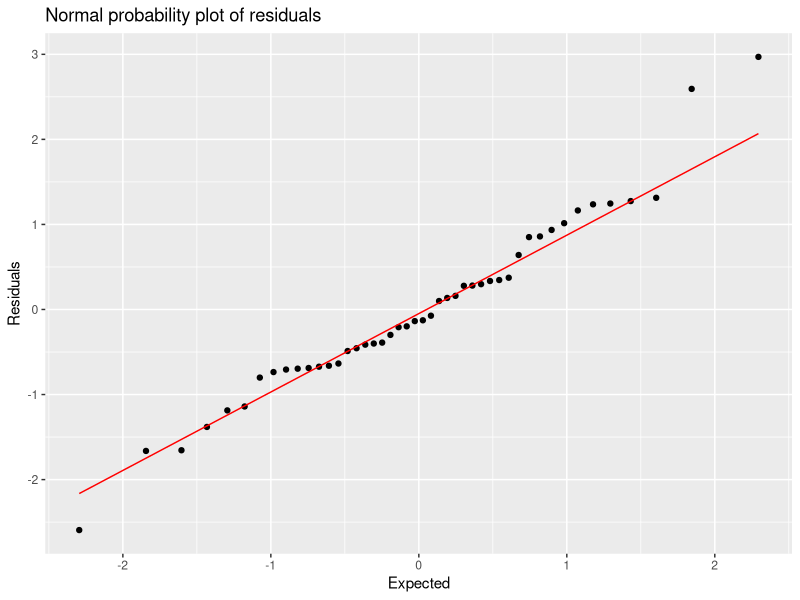
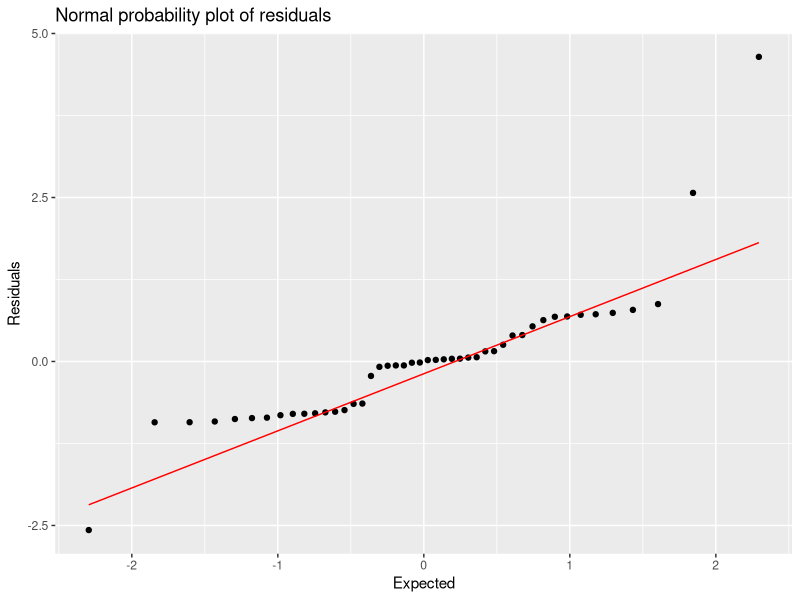
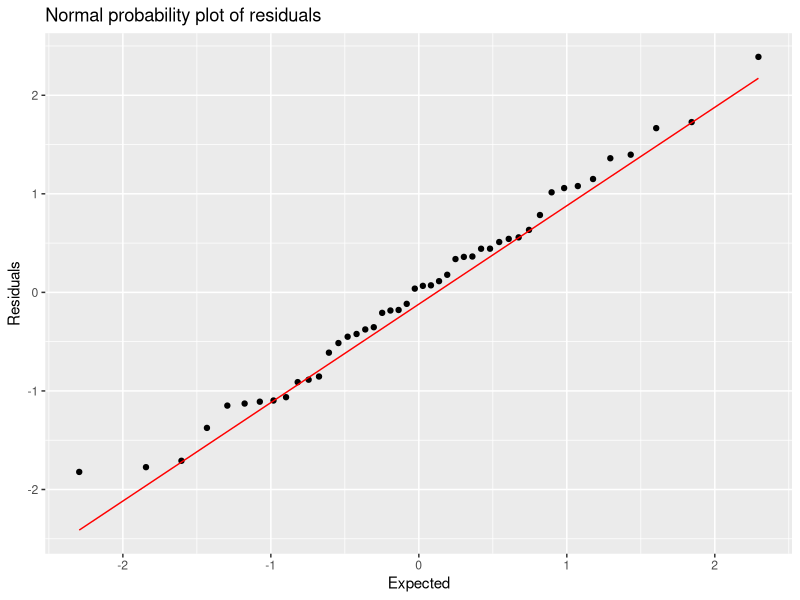
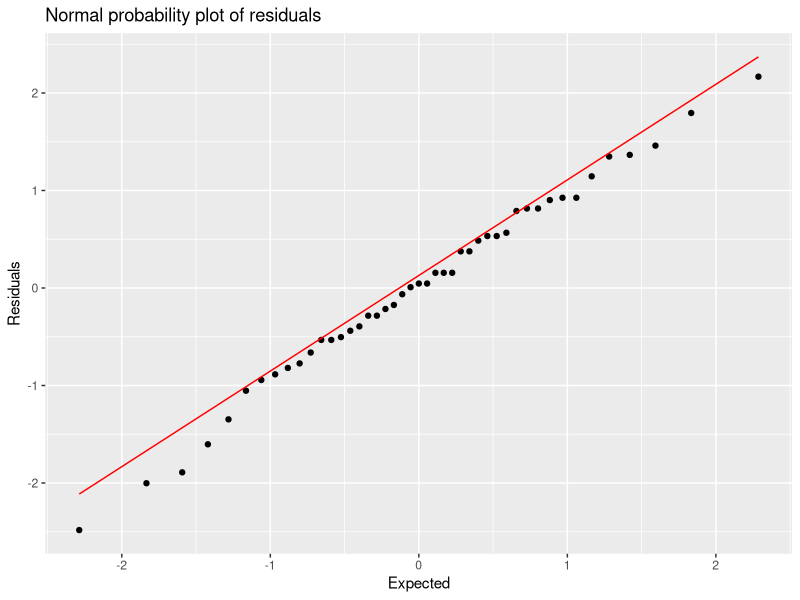
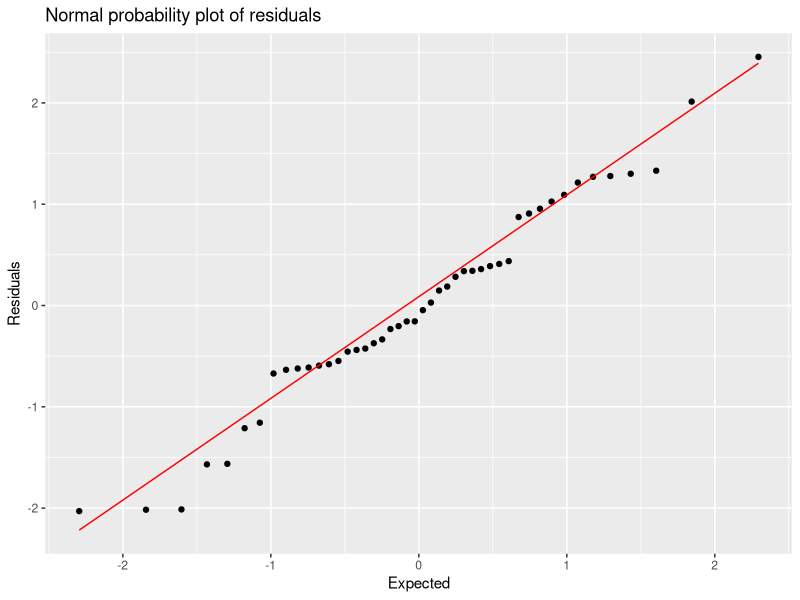
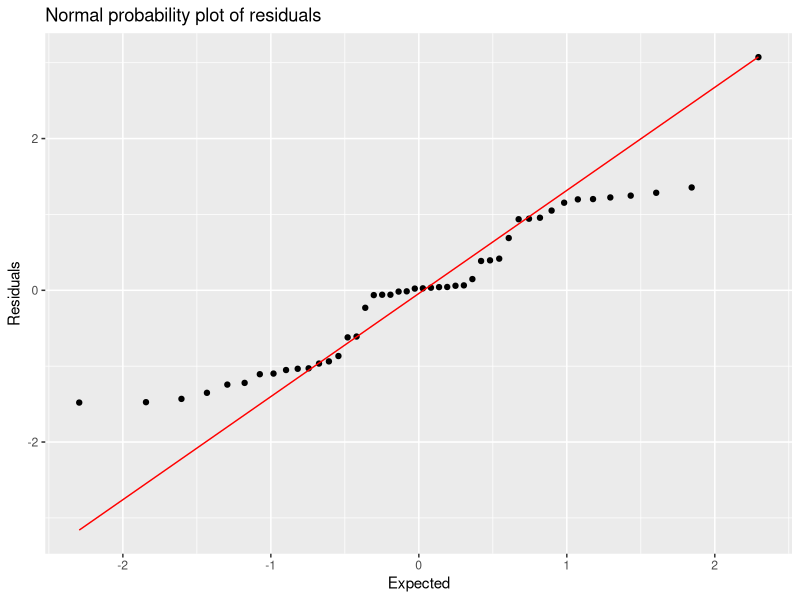
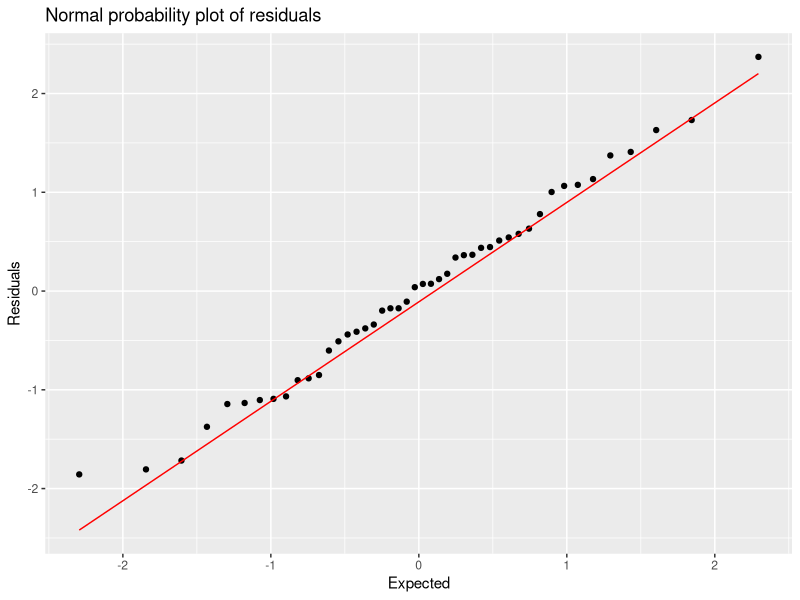
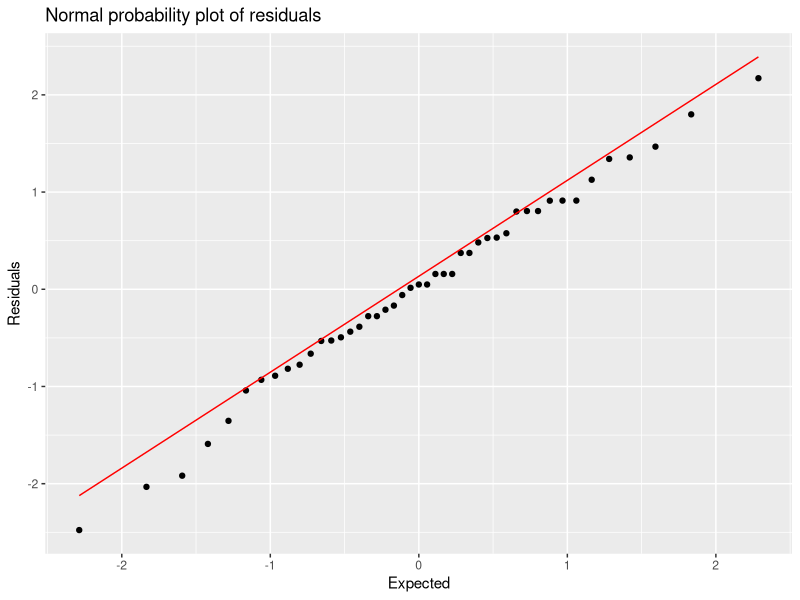

The R source for these figures, in order:
# Normality Test

library(readxl)
library(tidyverse)
library(broom)
library(car)
library(lmtest)

# Loading Dataset
water_quality_data <- read_excel("water quality monthly variation.xlsx")

# Creating new df
mean_data <- water_quality_data %>% pivot_longer(col = 4:18, 
                                                 names_to = "Parameter", 
                                                 values_to = "Value") %>%
  group_by(Location, Parameter, `Vegetation type`) %>% 
  summarise(Mean.Value = mean(Value))

mean_data$`Vegetation type` <- relevel(as.factor(mean_data$`Vegetation type`), 
                                       ref = "WWI")

#-------------------------------------------------------------------------------

# TDS
data.TDS <- mean_data %>% filter(Parameter == "Av.TDS")
model.TDS <- lm(Mean.Value~`Vegetation type`, data = data.TDS)
summary(model.TDS)
# p-value = 0.1306, Not significant

model.TDS_fitresid <- augment(model.TDS)

# shapiro wilk
shapiro.test(model.TDS_fitresid$.std.resid)
# p-value = 0.2821, Normal.
# QQ plot  ## OKAY
ggplot(model.TDS_fitresid, aes(sample = .std.resid)) + stat_qq() + 
  stat_qq_line(color = "red") +
  labs(title = "Normal probability plot of residuals", x = "Expected", 
       y = "Residuals")

durbinWatsonTest(model.TDS)
# p-value = 0.024, residuals are correlated.

# constant variance
bptest(model.TDS)
# p-value = 0.02257, variance is not constant.


#-------------------------------------------------------------------------------
# TSS
data.TSS <- mean_data %>% filter(Parameter == "Av.TSS")
model.TSS <- lm(Mean.Value~`Vegetation type`, data = data.TSS)
summary(model.TSS)
# p-value = 0.008069, Significant

model.TSS_fitresid <- augment(model.TSS)

# shapiro wilk
shapiro.test(model.TSS_fitresid$.std.resid)
# p-value = 2.528e-06, Not Normal.
# QQ plot  ## OKAY
ggplot(model.TSS_fitresid, aes(sample = .std.resid)) + stat_qq() + 
  stat_qq_line(color = "red") +
  labs(title = "Normal probability plot of residuals", x = "Expected", 
       y = "Residuals")

durbinWatsonTest(model.TSS)
# p-value = 0.204, residuals are not correlated.

# constant variance
bptest(model.TSS)
# p-value = 0.6258, variance is constant.


#-------------------------------------------------------------------------------
# Temp
data.Temp <- mean_data %>% filter(Parameter == "Av.Temp")
model.Temp <- lm(Mean.Value~`Vegetation type`, data = data.Temp)
summary(model.Temp)
# p-value = 0.1505, Not significant

model.Temp_fitresid <- augment(model.Temp)

# shapiro wilk
shapiro.test(model.Temp_fitresid$.std.resid)
# p-value = 0.8538, Normal.
# QQ plot  ## OKAY
ggplot(model.Temp_fitresid, aes(sample = .std.resid)) + stat_qq() + 
  stat_qq_line(color = "red") +
  labs(title = "Normal probability plot of residuals", x = "Expected", 
       y = "Residuals")

durbinWatsonTest(model.Temp)
# p-value = 0, residuals are correlated.

# constant variance
bptest(model.Temp)
# p-value = 0.03106, variance is not constant.


#-------------------------------------------------------------------------------
# Ph
data.Ph <- mean_data %>% filter(Parameter == "Av.pH")
model.Ph <- lm(Mean.Value~`Vegetation type`, data = data.Ph)
summary(model.Ph)
# p-value = 7.17e-06, Significant

model.Ph_fitresid <- augment(model.Ph)

# shapiro wilk
shapiro.test(model.Ph_fitresid$.std.resid)
# p-value = 0.9756, Normal.
# QQ plot  ## OKAY
ggplot(model.Ph_fitresid, aes(sample = .std.resid)) + stat_qq() + 
  stat_qq_line(color = "red") +
  labs(title = "Normal probability plot of residuals", x = "Expected", 
       y = "Residuals")

durbinWatsonTest(model.Ph)
# p-value =  0.094, residuals are not correlated.

# constant variance
bptest(model.Ph)
# p-value = 0.4782, variance is constant.



################################################################################

# After log transformation


# TDS
data.TDS <- mean_data %>% filter(Parameter == "Av.TDS")
model.TDS <- lm(log(Mean.Value)~`Vegetation type`, data = data.TDS)
summary(model.TDS)
# p-value = 0.2348, Not significant

model.TDS_fitresid <- augment(model.TDS)

# shapiro wilk
shapiro.test(model.TDS_fitresid$.std.resid)
# p-value = 0.4965, Normal.
# QQ plot  ## OKAY
ggplot(model.TDS_fitresid, aes(sample = .std.resid)) + stat_qq() + 
  stat_qq_line(color = "red") +
  labs(title = "Normal probability plot of residuals", x = "Expected", 
       y = "Residuals")


durbinWatsonTest(model.TDS)
# p-value = 0.026, residuals are correlated.

# constant variance
bptest(model.TDS)
# p-value = 0.07118, variance is constant.


#-------------------------------------------------------------------------------
# TSS
data.TSS <- mean_data %>% filter(Parameter == "Av.TSS")
model.TSS <- lm(log(Mean.Value)~`Vegetation type`, data = data.TSS)
summary(model.TSS)
# p-value = 0.01742, Significant

model.TSS_fitresid <- augment(model.TSS)

# shapiro wilk
shapiro.test(model.TSS_fitresid$.std.resid)
# p-value = 0.01468, Not Normal.
# QQ plot  ## OKAY
ggplot(model.TSS_fitresid, aes(sample = .std.resid)) + stat_qq() + 
  stat_qq_line(color = "red") +
  labs(title = "Normal probability plot of residuals", x = "Expected", 
       y = "Residuals")


durbinWatsonTest(model.TSS)
# p-value = 0.142, residuals are not correlated.

# constant variance
bptest(model.TSS)
# p-value = 0.03598, variance is not constant.


#-------------------------------------------------------------------------------
# Temp
data.Temp <- mean_data %>% filter(Parameter == "Av.Temp")
model.Temp <- lm(log(Mean.Value)~`Vegetation type`, data = data.Temp)
summary(model.Temp)
# p-value = 0.1431, Not significant

model.Temp_fitresid <- augment(model.Temp)

# shapiro wilk
shapiro.test(model.Temp_fitresid$.std.resid)
# p-value = 0.8916, Normal.
# QQ plot  ## OKAY
ggplot(model.Temp_fitresid, aes(sample = .std.resid)) + stat_qq() + 
  stat_qq_line(color = "red") +
  labs(title = "Normal probability plot of residuals", x = "Expected", 
       y = "Residuals")


durbinWatsonTest(model.Temp)
# p-value = 0, residuals are correlated.

# constant variance
bptest(model.Temp)
# p-value = 0.02669, variance is not constant.


#-------------------------------------------------------------------------------
# Ph
data.Ph <- mean_data %>% filter(Parameter == "Av.pH")
model.Ph <- lm(log(Mean.Value)~`Vegetation type`, data = data.Ph)
summary(model.Ph)
# p-value = 7.262e-06, Significant

model.Ph_fitresid <- augment(model.Ph)

# shapiro wilk
shapiro.test(model.Ph_fitresid$.std.resid)
# p-value = 0.9641, Normal.
# QQ plot  ## OKAY
ggplot(model.Ph_fitresid, aes(sample = .std.resid)) + stat_qq() + 
  stat_qq_line(color = "red") +
  labs(title = "Normal probability plot of residuals", x = "Expected", 
       y = "Residuals")


durbinWatsonTest(model.Ph)
# p-value =  0.086, residuals are not correlated.

# constant variance
bptest(model.Ph)
# p-value = 0.4536, variance is constant.






